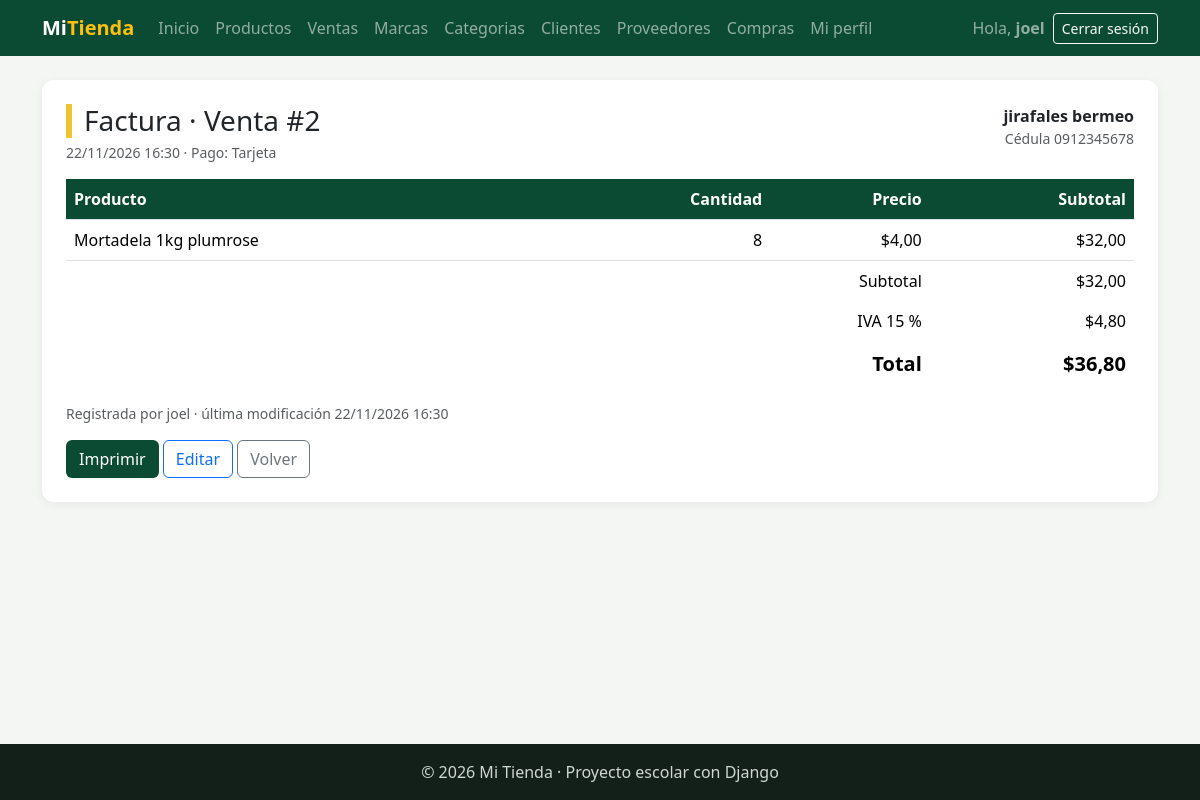
The app's page /facturacion/ventas/2/ (signed in) with its own data.
### facturacion/models.py (models this page shows, shortened)
class ModeloBase(models.Model):
    user = models.ForeignKey(                    # 1:N con User: un usuario registra muchos registros
        User,
        on_delete=models.SET_NULL,               # Si borran al usuario, el registro se queda con user vacío
        null=True,                               # SET_NULL necesita que la columna acepte NULL
        blank=True,
        editable=False,                          # No aparece en formularios: lo llena la VISTA, no la persona
        related_name="%(class)s_registrados",    # %(class)s = nombre del modelo → user.producto_registrados
        verbose_name="Registrado por",
    )
    fecha_creacion = models.DateTimeField("Fecha de creación", auto_now_add=True)   # Se llena sola al CREAR
    fecha_modificacion = models.DateTimeField("Última modificación", auto_now=True) # Se actualiza sola en CADA save()
    class Meta:
        abstract = True                          # ← LA CLAVE: modelo "molde", sin tabla propia

class Venta(ModeloBase):
    cliente = models.ForeignKey(Cliente, on_delete=models.PROTECT, related_name="ventas")   # 1:N
    fecha_hora = models.DateTimeField("Fecha y hora", default=timezone.now)   # default: la hora actual, editable
    subtotal = models.DecimalField(max_digits=12, decimal_places=2, default=0, editable=False)
    iva = models.DecimalField("IVA", max_digits=12, decimal_places=2, default=0, editable=False)
    total = models.DecimalField(max_digits=12, decimal_places=2, default=0, editable=False)
    tipo_pago = models.CharField(
        "Tipo de pago",
        max_length=15,
        choices=TipoPago.choices,                # Solo acepta contado, credito, transferencia o tarjeta
        default=TipoPago.CONTADO,
    )
    class Meta:
        verbose_name = "Venta"
        verbose_name_plural = "Ventas"
        ordering = ["-fecha_hora"]               # La más reciente primero
    def __str__(self):
        return f"Venta #{self.pk}"

class Cliente(ModeloBase):
    cedula = models.CharField("Cédula", max_length=10, unique=True)
    nombres = models.CharField(max_length=80)
    apellidos = models.CharField(max_length=80)
    email = models.EmailField("Correo", blank=True)
    telefono = models.CharField("Teléfono", max_length=15, blank=True)
    direccion = models.CharField("Dirección", max_length=200, blank=True)
    class Meta:
        verbose_name = "Cliente"
        verbose_name_plural = "Clientes"
        ordering = ["apellidos", "nombres"]
    def __str__(self):
        return f"{self.apellidos} {self.nombres}"

class DetalleVenta(ModeloBase):
    venta = models.ForeignKey(Venta, on_delete=models.CASCADE, related_name="detalles")   # se borra con su venta
    producto = models.ForeignKey(Producto, on_delete=models.PROTECT, related_name="detalles_venta")
    cantidad = models.PositiveIntegerField(default=1, validators=[MinValueValidator(1)])  # mínimo 1
    precio = models.DecimalField(max_digits=10, decimal_places=2)   # precio del producto EL DÍA de la venta
    class Meta:
        verbose_name = "Detalle de venta"
        verbose_name_plural = "Detalles de venta"
    @property                                    # @property: se usa como atributo, sin paréntesis: detalle.subtotal
    def subtotal(self):
        return self.cantidad * self.precio       # NO se guarda en la tabla: se calcula cada vez

class Producto(ModeloBase):
    nombre = models.CharField(max_length=100)
    descripcion = models.TextField("Descripción", blank=True)
    precio = models.DecimalField(max_digits=10, decimal_places=2)    # Precio de VENTA actual
    stock = models.PositiveIntegerField(default=0)                   # Unidades en bodega (nunca negativo)
    imagen = models.ImageField(                  # NUEVO: guarda una FOTO
        upload_to="productos/",                  #   el archivo va a MEDIA_ROOT/productos/
        blank=True,                              #   la foto es opcional
    )                                            #   En la tabla solo se guarda el TEXTO de la ruta: "productos/a55.jpg"
    marca = models.ForeignKey(Marca, on_delete=models.PROTECT, related_name="productos")
    categorias = models.ManyToManyField(Categoria, related_name="productos", blank=True)
    activo = models.BooleanField(default=True)
    class Meta:
        verbose_name = "Producto"
        verbose_name_plural = "Productos"
        ordering = ["nombre"]

### facturacion/views.py (the view)
# urls.py: path("ventas/<int:pk>/", views.VentaDetailView.as_view(), name="venta_detalle"),
class VentaDetailView(LoginRequiredMixin, DetailView):     # VER (la factura)
    model = Venta
    template_name = "facturacion/venta_detalle.html"
    context_object_name = "venta"
    def get_queryset(self):
        return super().get_queryset().select_related("cliente", "user").prefetch_related("detalles__producto")
    def get_context_data(self, **kwargs):
        contexto = super().get_context_data(**kwargs)
        contexto["iva_porcentaje"] = IVA_TARIFA * 100      # 15
        return contexto

### facturacion/templates/facturacion/venta_detalle.html (shortened to what this page needs)
{% extends "base.html" %}
{% block contenido %}
<div class="tarjeta">
    <div class="d-flex justify-content-between flex-wrap gap-2 mb-3">
        <div>
            <h1 class="h3 titulo-pagina mb-1">Factura · {{ venta }}</h1>
            <div class="text-muted small">{{ venta.fecha_hora|date:"d/m/Y H:i" }} · Pago: {{ venta.get_tipo_pago_display }}</div>
        </div>
        <div class="text-end">
            <div class="fw-semibold">{{ venta.cliente }}</div>
            <div class="text-muted small">Cédula {{ venta.cliente.cedula }}</div>
        </div>
    </div>
    <table class="table align-middle">
        <thead><tr><th>Producto</th><th class="text-end">Cantidad</th><th class="text-end">Precio</th><th class="text-end">Subtotal</th></tr></thead>
        <tbody>
            {% for detalle in venta.detalles.all %}
            <tr>
                <td>{{ detalle.producto.nombre }}</td>
                <td class="text-end">{{ detalle.cantidad }}</td>
                <td class="text-end">${{ detalle.precio }}</td>
                <td class="text-end">${{ detalle.subtotal|floatformat:2 }}</td>
            </tr>
            {% endfor %}
        </tbody>
        <tfoot class="totales">
            <tr><td colspan="3" class="text-end">Subtotal</td><td class="text-end">${{ venta.subtotal }}</td></tr>
            <tr><td colspan="3" class="text-end">IVA {{ iva_porcentaje|floatformat:0 }} %</td><td class="text-end">${{ venta.iva }}</td></tr>
            <tr><td colspan="3" class="text-end fw-bold fs-5">Total</td><td class="text-end fw-bold fs-5">${{ venta.total }}</td></tr>
        </tfoot>
    </table>
    <p class="text-muted small">Registrada por {{ venta.user|default:"—" }} · última modificación {{ venta.fecha_modificacion|date:"d/m/Y H:i" }}</p>
    <div class="no-imprimir">
        <button type="button" class="btn btn-verde" onclick="window.print()">Imprimir</button>
        <a href="{% url 'facturacion:venta_editar' venta.pk %}" class="btn btn-outline-primary">Editar</a>
        <a href="{% url 'facturacion:venta_lista' %}" class="btn btn-outline-secondary">Volver</a>
    </div>
</div>
{% endblock %}

### templates/base.html (shortened to what this page needs)
{% load static %}
<!DOCTYPE html>
<html lang="es">
<head>
    <link href="https://cdn.jsdelivr.net/npm/bootstrap@5.3.3/dist/css/bootstrap.min.css" rel="stylesheet">
    <link rel="stylesheet" href="{% static 'css/estilos.css' %}">
</head>
<body>
    <nav class="navbar navbar-expand-lg navbar-dark barra">
        <div class="container">
            <a class="navbar-brand fw-bold" href="{% url 'home' %}">Mi<span class="text-warning">Tienda</span></a>
            <div class="collapse navbar-collapse" id="menu">
                <ul class="navbar-nav me-auto">
                    <li class="nav-item"><a class="nav-link" href="{% url 'home' %}">Inicio</a></li>
                    {% if user.is_authenticated %}
                        <li class="nav-item"><a class="nav-link" href="{% url 'facturacion:producto_lista' %}">Productos</a></li>
                        <li class="nav-item"><a class="nav-link" href="{% url 'facturacion:venta_lista' %}">Ventas</a></li>
                        <li class="nav-item"><a class="nav-link" href="{% url 'facturacion:marca_lista' %}">Marcas</a></li>
                        <li class="nav-item"><a class="nav-link" href="{% url 'facturacion:categoria_lista' %}">Categorias</a></li>
                        <li class="nav-item"><a class="nav-link" href="{% url 'facturacion:cliente_lista' %}">Clientes</a></li>
                        <li class="nav-item"><a class="nav-link" href="{% url 'facturacion:proveedor_lista' %}">Proveedores</a></li>
                        <li class="nav-item"><a class="nav-link" href="{% url 'facturacion:compra_lista' %}">Compras</a></li>
                        <li class="nav-item"><a class="nav-link" href="{% url 'facturacion:mi_perfil' %}">Mi perfil</a></li>
                    {% endif %}
                </ul>
                <ul class="navbar-nav align-items-lg-center gap-2">
                    {% if user.is_authenticated %}
                        <li class="nav-item navbar-text">Hola, <b>{{ user.username }}</b></li>
                        <li class="nav-item">
                            <form method="post" action="{% url 'logout' %}" class="m-0">
                                <button type="submit" class="btn btn-sm btn-outline-light">Cerrar sesión</button>
                            </form>
                        </li>
                    {% else %}
                        <li class="nav-item"><a class="nav-link" href="{% url 'login' %}">Ingresar</a></li>
                        <li class="nav-item"><a class="btn btn-sm btn-warning" href="{% url 'registro' %}">Crear cuenta</a></li>
                    {% endif %}
                </ul>
            </div>
        </div>
    </nav>
    <main class="container py-4">
        {% block contenido %}{% endblock %}
    </main>
    <footer class="pie text-center py-3">© 2026 Mi Tienda · Proyecto escolar con Django</footer>
</body>
</html>

### static/css/estilos.css (style rules this page uses)
:root { --verde: #0c4b33; --verde-claro: #2f9e6e; --amarillo: #f2c230; }
body { background-color: #f3f6f2; min-height: 100vh; display: flex; flex-direction: column; }
main { flex: 1; }
.barra { background-color: var(--verde); }
.titulo-pagina { border-left: 6px solid var(--amarillo); padding-left: 12px; }
.tarjeta { background: white; border-radius: 12px; padding: 24px; box-shadow: 0 2px 10px rgba(0,0,0,.06); }
.table thead th { background-color: var(--verde); color: white; }
.btn-verde { background-color: var(--verde); color: white; }
.pie { background-color: #13201a; color: #cfd8d3; }
.totales td { border: 0; }

### records on screen
Venta: id "Venta #2", fecha_hora "22/11/2026 16:30", tipo_pago "Tarjeta", cliente "jirafales bermeo", cliente.cedula "0912345678", subtotal "32,00", iva "4,80", total "36,80", user "joel", fecha_modificacion "22/11/2026 16:30"
DetalleVenta: producto.nombre "Mortadela 1kg plumrose", cantidad "8", precio "4,00", subtotal "32,00"

### other values on screen
{{ user.username }} "joel"
{{ iva_porcentaje|floatformat:0 }} "15"
